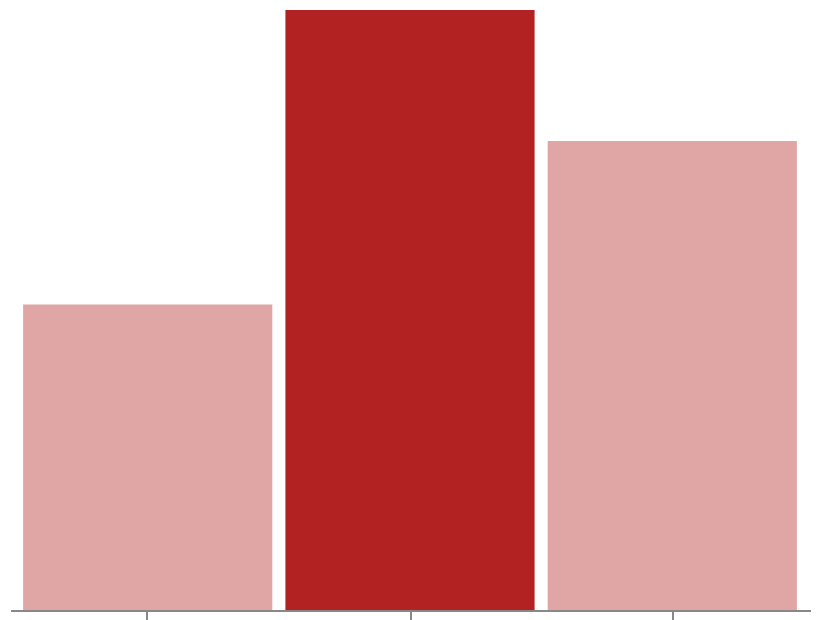

Write the Vega-Lite specification saved for this chart.
### Vega specification from a JSON file in a GitHub repository (floating-point values rounded to 4 significant figures)
{"$schema": "https://vega.github.io/schema/vega/v6.json", "width": 400, "height": 300, "padding": 5, "autosize": "none", "data": [{"name": "table", "values": [{"a": "A", "b": 28}, {"a": "B", "b": 55}, {"a": "C", "b": 43}]}], "scales": [{"name": "xscale", "type": "band", "domain": {"data": "table", "field": "a"}, "range": "width", "padding": 0.05}, {"name": "yscale", "type": "linear", "domain": {"data": "table", "field": "b"}, "nice": true, "range": "height"}], "axes": [{"orient": "bottom", "scale": "xscale", "labels": false}], "marks": [{"type": "rect", "from": {"data": "table"}, "encode": {"enter": {"x": {"scale": "xscale", "field": "a"}, "width": {"scale": "xscale", "band": 1}, "fill": {"value": "firebrick"}}, "update": {"y": {"scale": "yscale", "field": "b"}, "y2": {"scale": "yscale", "value": 0}, "fillOpacity": [{"test": "datum.b > 50", "value": 1}, {"value": 0.4}]}}}]}
